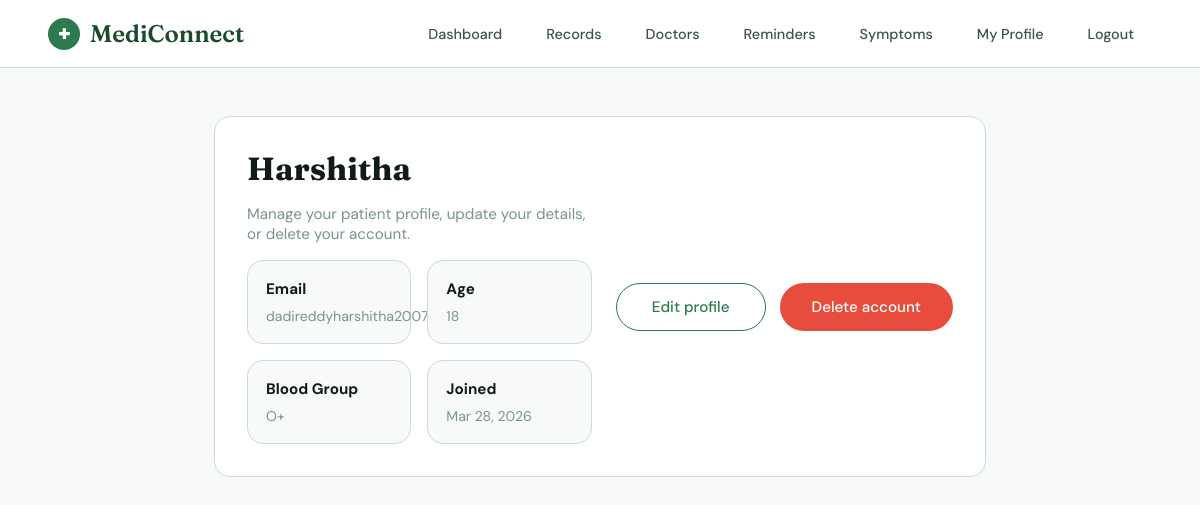
Page /account (signed in) on the committed database.
### mediconnect/app.py (models this page shows)
class User(db.Model):
    id = db.Column(db.Integer, primary_key=True)
    name = db.Column(db.String(100), nullable=False)
    email = db.Column(db.String(120), unique=True, nullable=False)
    password = db.Column(db.String(200), nullable=False)
    age = db.Column(db.Integer)
    blood_group = db.Column(db.String(10))
    created_at = db.Column(db.DateTime, default=datetime.utcnow)

### mediconnect/app.py (the view)
@app.route("/account")
def account():
    if "user_id" not in session or session.get("role") != "patient":
        flash("Please login first.", "error")
        return redirect(url_for("login"))
    user = User.query.get(session["user_id"])
    return render_template("account.html", user=user)

### mediconnect/templates/account.html (shortened to what this page needs)
{% extends "base.html" %}
{% block content %}
<div class="profile-page">
  <div class="profile-card">
    <div class="profile-details">
      <h1>{{ user.name }}</h1>
      <p>Manage your patient profile, update your details, or delete your account.</p>
      <div class="profile-meta">
        <div class="meta-item">
          <h4>Email</h4>
          <p>{{ user.email }}</p>
        </div>
        <div class="meta-item">
          <h4>Age</h4>
          <p>{{ user.age or 'Not set' }}</p>
        </div>
        <div class="meta-item">
          <h4>Blood Group</h4>
          <p>{{ user.blood_group or 'Not set' }}</p>
        </div>
        <div class="meta-item">
          <h4>Joined</h4>
          <p>{{ user.created_at.strftime('%b %d, %Y') }}</p>
        </div>
      </div>
    </div>
    <div class="action-row">
      <a href="/account/update" class="btn btn-outline">Edit profile</a>
      <a href="/account/delete" class="btn btn-danger" onclick="return confirm('Delete your account and all data? This cannot be undone.')">Delete account</a>
    </div>
  </div>
</div>
{% endblock %}

### rows in the picture
User: name "Harshitha", email "dadireddyharshitha2007@gmail.com", age "18", blood_group "O+", created_at "Mar 28, 2026"
